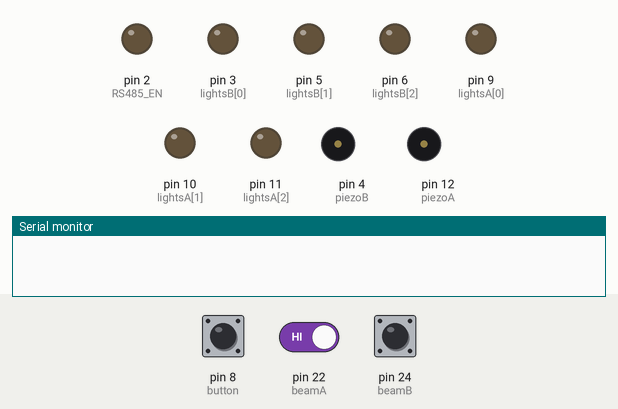
Bench run of a sketch on a simulated Arduino Mega 2560, built with avr-gcc and run on an emulated ATmega2560. Parts: output pins drawn as LEDs (lit = HIGH), buzzer (waves = sounding, pin HIGH), the last lines printed to the serial monitor. Dashed ring = blinking. The test bench sets the inputs (shaded band); at power-on: pin 8 (button) HIGH, pin 22 (beamA) HIGH, pin 24 (beamB) HIGH.

Above: at 1.2 s.
1.3 s: pin 8 (button) pulled LOW for 0.15 s
At 3.55 s:
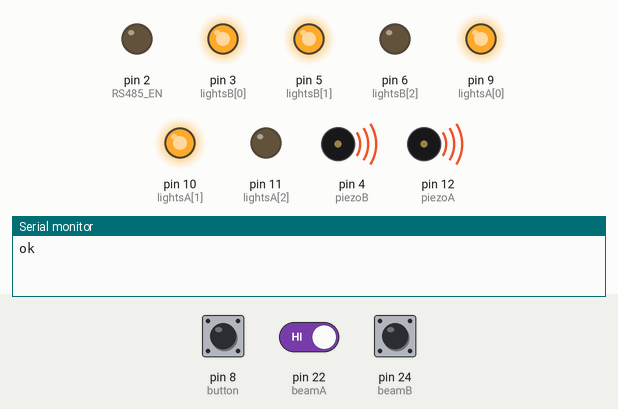
At 4.1 s:
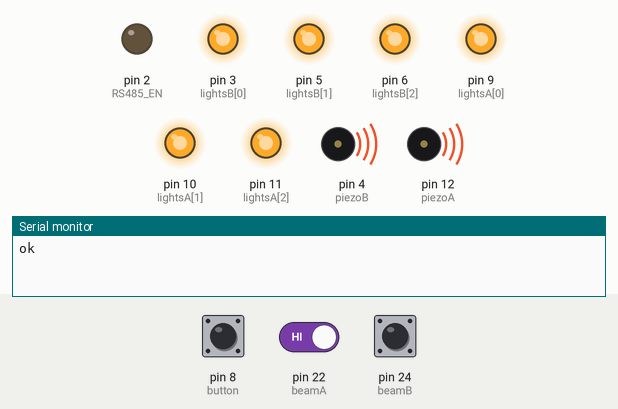
4.3 s: pin 8 (button) driven LOW and pin 22 (beamA) driven LOW
7.3 s: pin 22 (beamA) driven HIGH
10.3 s: pin 22 (beamA) driven LOW
13.3 s: pin 24 (beamB) pulled LOW for 1 s
At 15.56 s:
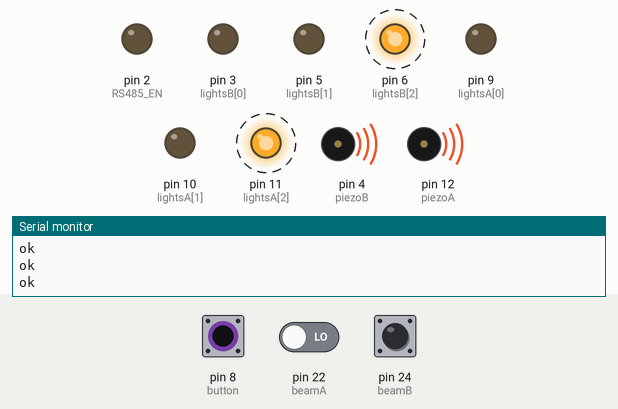
16.3 s: pin 8 (button) driven HIGH
At 16.3 s:
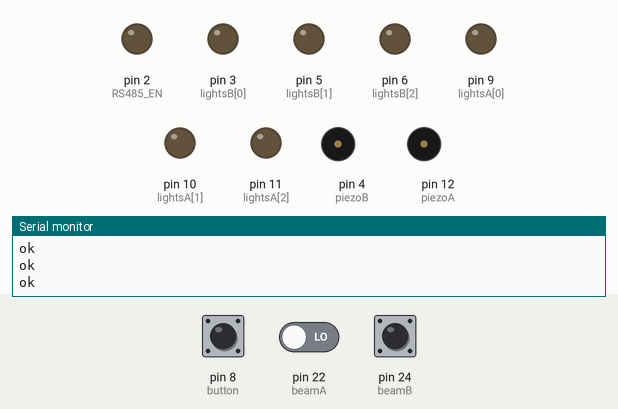
Timing chart, 0 to 18.8 s (numbered marks = the images above; inputs shaded):
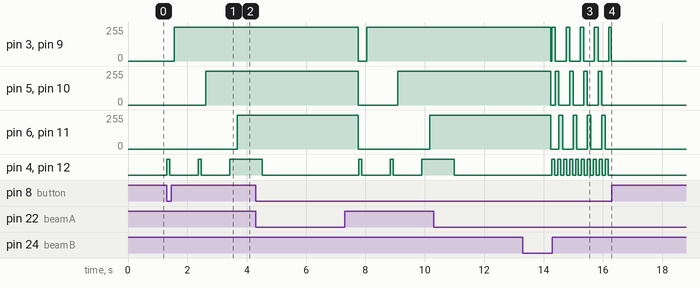

Measured:
- after the input at 1.3 s, pin 3 (lightsB[0]), pin 9 (lightsA[0]): 0/255 → 254/255 after 0.26 s; pin 5 (lightsB[1]), pin 10 (lightsA[1]): 0/255 → 254/255 after 1.3 s; pin 6 (lightsB[2]), pin 11 (lightsA[2]): 0/255 → 254/255 after 2.4 s; pin 4 (piezoB), pin 12 (piezoA): alternates HIGH for 0.10 s and LOW for 0.96 s, starting at once
- after the input at 13.3 s, pin 3 (lightsB[0]), pin 5 (lightsB[1]), pin 6 (lightsB[2]), pin 9 (lightsA[0]), pin 10 (lightsA[1]), pin 11 (lightsA[2]): stays 254/255 (without the input it goes to 60/255 after 0.88 s)
- after the input at 16.3 s, pin 3 (lightsB[0]): stays 0/255 (without the input it goes to 254/255 after 0.29 s); pin 5 (lightsB[1]): stays 0/255 (without the input it goes to 254/255 after 1.3 s)

The sketch:

fw1.1.ino
```cpp
/*
 Martin Pihrt a David Netušil ©2025
 FW: 1.1 11.12.2025
 Dva semafory + laserové brány + false-start logic
*/

// ============================================================================
// CONFIG
// ============================================================================
const int lightsA[] = {9, 10, 11};    // Semafor A (pwm pins)
const int piezoA     = 12;
const int beamA      = 22;

const int lightsB[] = {3, 5, 6};      // Semafor B (pwm pins)
const int piezoB     = 4;
const int beamB      = 24;

const int lightCount = 3;

const int RS485_EN = 2;
const int button = 8;

// Fade maximálně 100 ms
int fadeInTime  = 100;
int fadeOutTime = 100;

int stepTime    = 800;    // pauza mezi světly
int holdTime    = 3000;   // po všech světlech

int beepShort   = 100;
int beepLong    = 1100;

// false-start varování
int warnDurationMs = 2000;     // 2 sekundy varování
int warnBeepOnMs   = 100;      // 100ms ON
int warnBeepOffMs  = 100;      // 100ms OFF
int warnStepMs     = 120;      // chase step per LED (ms)

// LOGIKA LASER BÁNE (konfigurovatelně)
bool laserActiveLow = true;   // true  -> LOW znamená přerušení paprsku
bool laserActiveHigh = false; // true  -> HIGH znamená přerušení paprsku
bool useInternalPullup = true; // true => pinMode(INPUT_PULLUP) pro brány

const int BAUD  = 9600;
//bool DEBUG = true;
bool DEBUG = false;

// ============================================================================
// GLOBALS
// ============================================================================
unsigned long now;
bool okSent = false; // zda byl poslán celkový "ok\n" (po dokončení obou semaforů)

// forward
void rs485Send(String msg);

// ============================================================================
// HELPER: beam check (konfigurovatelná logika)
// ============================================================================
bool isBeamBrokenRaw(int pin) {
  int v = digitalRead(pin);
  if (laserActiveLow)  return (v == LOW);
  if (laserActiveHigh) return (v == HIGH);
  return false;
}

// ============================================================================
// TRAFFIC LIGHT CLASS
// ============================================================================
struct TrafficLight {
  // pins
  const int* leds; // pointer to array of three leds
  int piezo;
  int beamPin;
  int id; // 0 or 1 for logging

  // state machine
  enum State { IDLE, FADE_IN, STEP_WAIT, HOLD, FADE_OUT, FALSE_START } state;
  unsigned long stateTimer;
  unsigned long fadeTimer;
  int fadeLevel;
  int currentLED;
  bool fadeBeepStarted;

  // beep (per-light)
  bool beepActive;
  unsigned long beepEnd;

  // false-start warning
  bool warnActive;
  unsigned long warnEnd;
  unsigned long warnTick;
  int warnPhase; // 0.. for chase index or beep toggling

  // completion marker (long tone started)
  bool completedLong;

  bool finishedForOk;   // nový flag pro OK (zelená NEBO chyba)

  // constructor-like init
  void init(const int* l, int p, int b, int _id) {
    leds = l; piezo = p; beamPin = b; id = _id;
    state = IDLE;
    stateTimer = fadeTimer = 0;
    fadeLevel = 0;
    currentLED = 0;
    fadeBeepStarted = false;
    beepActive = false;
    beepEnd = 0;
    warnActive = false;
    warnEnd = 0;
    warnTick = 0;
    warnPhase = 0;
    completedLong = false;
    finishedForOk = false;
  }

  void resetOutputs() {
    for (int i = 0; i < lightCount; i++) analogWrite(leds[i], 0);
    digitalWrite(piezo, LOW);
  }

  void start() {
    if (state != IDLE) return;
    state = FADE_IN;
    currentLED = 0;
    fadeLevel = 0;
    fadeTimer = now;
    fadeBeepStarted = false;
    completedLong = false;
    finishedForOk = false;
    if (DEBUG) {
      Serial.print(F("[TL] start semafor ")); Serial.println(id);
    }
  }

  void triggerFalseStart() {
    finishedForOk = true;   // false start = semafor hotový pro účely OK
    // přejít do warn režimu
    state = FALSE_START;
    warnActive = true;
    warnEnd = now + (unsigned long)warnDurationMs;
    warnTick = now;
    warnPhase = 0;
    beepActive = false;
    digitalWrite(piezo, LOW);
    // vypnout všechny LED, budou řízeny během warnu
    for (int i = 0; i < lightCount; i++) analogWrite(leds[i], 0);
    if (DEBUG) {
      Serial.print(F("[TL] FALSE START semafor ")); Serial.println(id);
    }
  }

  void startBeep(int duration) {
    digitalWrite(piezo, HIGH);
    beepActive = true;
    beepEnd = now + duration;
    if (DEBUG) {
      Serial.print(F("[TL] BEEP start id=")); Serial.print(id);
      Serial.print(F(" dur=")); Serial.println(duration);
    }
  }

  void stopBeep() {
    digitalWrite(piezo, LOW);
    beepActive = false;
  }

  // fade in single LED step (non-blocking)
  void fadeInStep() {
    int interval = max(1, fadeInTime / 255);
    if (now - fadeTimer >= interval) {
      fadeTimer = now;
      analogWrite(leds[currentLED], fadeLevel);
      fadeLevel++;
      if (fadeLevel > 255) fadeLevel = 255;
    }
  }

  bool fadeInDone() {
    return (fadeLevel >= 255);
  }

  // fade out all LEDs together
  void fadeOutAllStep() {
    int interval = max(1, fadeOutTime / 255);
    if (now - fadeTimer >= interval) {
      fadeTimer = now;
      fadeLevel--;
      if (fadeLevel < 0) fadeLevel = 0;
      for (int i = 0; i < lightCount; i++)
        analogWrite(leds[i], fadeLevel);
    }
  }

  bool fadeOutDone() {
    return (fadeLevel <= 0);
  }

  // update per-loop
  void update() {
    // handle beeper (short/long tones outside warn)
    if (beepActive && now >= beepEnd) {
      stopBeep();
      if (DEBUG) { Serial.print(F("[TL] beep ended id=")); Serial.println(id); }
    }

    // read beam only when needed: if semafor is running and not yet completedLong and not in false-start
    bool beamBroken = false;

    if (state != IDLE && state != FALSE_START) {
      if (!completedLong) {                     // před zelenou → false start
        if (isBeamBrokenRaw(beamPin)) {
            triggerFalseStart();
            return;
        }
      }
      // completedLong == true  → už se neřeší žádná chyba
    }

    switch (state) {
      case IDLE:
        // nothing
        break;

      case FADE_IN:
        if (!fadeBeepStarted) {
          // při posledním LED použijeme dlouhý tón
          if (currentLED == lightCount - 1) {
            startBeep(beepLong);
            // mark completedLong when long beep started
            completedLong = true;
            finishedForOk = true;   // počítá se jako hotový
            if (DEBUG) { Serial.print(F("[TL] long beep started id=")); Serial.println(id); }
          } else {
            startBeep(beepShort);
          }
          fadeBeepStarted = true;
          if (DEBUG) { Serial.print(F("[FSM] FADE_IN LED ")); Serial.print(currentLED); Serial.print(F(" id=")); Serial.println(id); }
        }
        fadeInStep();
        if (fadeInDone()) {
          state = STEP_WAIT;
          stateTimer = now;
          fadeLevel = 0;
          if (DEBUG) { Serial.print(F("[FSM] FADE_IN DONE id=")); Serial.println(id); }
        }
        break;

      case STEP_WAIT:
        if (now - stateTimer >= (unsigned long)stepTime) {
          currentLED++;
          if (currentLED >= lightCount) {
            state = HOLD;
            stateTimer = now;
            if (DEBUG) { Serial.print(F("[FSM] HOLD id=")); Serial.println(id); }
          } else {
            state = FADE_IN;
            fadeTimer = now;
            fadeBeepStarted = false;
            if (DEBUG) { Serial.print(F("[FSM] NEXT LED id=")); Serial.print(id); Serial.print(F(" LED=")); Serial.println(currentLED); }
          }
        }
        break;

      case HOLD:
        if (now - stateTimer >= (unsigned long)holdTime) {
          state = FADE_OUT;
          fadeLevel = 255;
          fadeTimer = now;
          if (DEBUG) { Serial.print(F("[FSM] FADE_OUT id=")); Serial.println(id); }
        }
        break;

      case FADE_OUT:
        fadeOutAllStep();
        if (fadeOutDone()) {
          state = IDLE;
          if (DEBUG) { Serial.print(F("[FSM] DONE id=")); Serial.println(id); }
          resetOutputs();
        }
        break;

      case FALSE_START:
        // warnActive: do chase + beep toggling for warnDurationMs
        if (warnActive) {
          // beep toggling: 100ms ON / 100ms OFF
          if (now - warnTick >= (unsigned long)(warnBeepOnMs + warnBeepOffMs)) {
            warnTick = now;
            // nothing else
          }
          // manage beep ON/OFF within the period
          unsigned long t = (now - (warnEnd - warnDurationMs)); // elapsed since warn start
          unsigned long cycle = warnBeepOnMs + warnBeepOffMs;
          if ((t % cycle) < (unsigned long)warnBeepOnMs) digitalWrite(piezo, HIGH);
          else digitalWrite(piezo, LOW);

          // chase LED effect: iterate LEDs quickly
          // compute step index by time
          unsigned long elapsed = warnEnd - now;
          // simpler: use elapsed from start
          unsigned long elapsedFromStart = (warnDurationMs - (warnEnd - now));
          int step = (elapsedFromStart / warnStepMs) % (lightCount + 1); // extra step = all off
          for (int i = 0; i < lightCount; i++) {
            if (step < lightCount) {
              // light only the step-th led
              analogWrite(leds[i], (i == step) ? 255 : 0);
            } else {
              // all off
              analogWrite(leds[i], 0);
            }
          }

          // end of warn
          if (now >= warnEnd) {
            warnActive = false;
            digitalWrite(piezo, LOW);
            for (int i = 0; i < lightCount; i++) analogWrite(leds[i], 0);
            state = IDLE;
            if (DEBUG) { Serial.print(F("[TL] FALSE START END id=")); Serial.println(id); }
          }
        } else {
          // shouldn't happen, but reset to IDLE
          digitalWrite(piezo, LOW);
          for (int i = 0; i < lightCount; i++) analogWrite(leds[i], 0);
          state = IDLE;
        }
        break;
    } // switch
  } // update()
}; // struct

// ============================================================================
// INSTANCES
// ============================================================================
TrafficLight tlA, tlB;

// ============================================================================
// RS485 SEND
// ============================================================================
void rs485Send(String msg) {
  if (DEBUG) { Serial.print(F("[RS485] TX -> ")); Serial.println(msg); }
  digitalWrite(RS485_EN, HIGH);
  delayMicroseconds(40);
  Serial1.print(msg);
  Serial1.flush();
  delayMicroseconds(40);
  digitalWrite(RS485_EN, LOW);
}

// ============================================================================
// UART HANDLING (non-blocking)
// ============================================================================
String rx0 = "";
String rx1 = "";

void handleUART() {
  // UART0
  while (Serial.available()) {
    char c = Serial.read();
    if (c == '\n') {
      rx0.trim();
      if (DEBUG) { Serial.print(F("[UART0] RX: ")); Serial.println(rx0); }
      if (rx0.equalsIgnoreCase("start")) {
        if (DEBUG) Serial.println(F("[FSM] START via UART0"));
        // start both semaphores
        tlA.start();
        tlB.start();
        okSent = false; // reset ok flag
      }
      rx0 = "";
    } else rx0 += c;
  }

  // UART1
  while (Serial1.available()) {
    char c = Serial1.read();
    if (c == '\n') {
      rx1.trim();
      if (DEBUG) { Serial.print(F("[UART1] RX: ")); Serial.println(rx1); }
      if (rx1.equalsIgnoreCase("start")) {
        if (DEBUG) Serial.println(F("[FSM] START via RS485"));
        tlA.start();
        tlB.start();
        okSent = false;
      }
      rx1 = "";
    } else rx1 += c;
  }
}

// ============================================================================
// BUTTON HANDLING (with debounce)
// ============================================================================
unsigned long lastButton = 0;
const int debounce = 50;

void handleSwitch() {
  if (digitalRead(button) == LOW) {
    if (now - lastButton > debounce) {
      if (DEBUG) Serial.println(F("[BUTTON] Manual START"));
      tlA.start();
      tlB.start();
      okSent = false;
      lastButton = now;
    }
  }
}

// ============================================================================
// SETUP
// ============================================================================
void setup() {
  Serial.begin(BAUD);
  Serial1.begin(BAUD);

  pinMode(RS485_EN, OUTPUT);
  digitalWrite(RS485_EN, LOW);

  pinMode(piezoA, OUTPUT);
  pinMode(piezoB, OUTPUT);
  pinMode(button, INPUT_PULLUP);

  // beams
  if (useInternalPullup) {
    pinMode(beamA, INPUT_PULLUP);
    pinMode(beamB, INPUT_PULLUP);
  } else {
    pinMode(beamA, INPUT);
    pinMode(beamB, INPUT);
  }

  // leds set to 0
  for (int i = 0; i < lightCount; i++) {
    analogWrite(lightsA[i], 0);
    analogWrite(lightsB[i], 0);
  }

  // init traffic lights
  tlA.init(lightsA, piezoA, beamA, 0);
  tlB.init(lightsB, piezoB, beamB, 1);

  if (DEBUG) Serial.println(F("[BOOT] READY"));
}

// ============================================================================
// MAIN LOOP
// ============================================================================
void loop() {
  now = millis();

  handleUART();

  // update both semafory
  tlA.update();
  tlB.update();

  // handle button (start)
  handleSwitch();

  // send global OK once when both semaphores started their long beep (completedLong)
  if (!okSent && tlA.finishedForOk && tlB.finishedForOk){
    okSent = true;
    // send single OK over RS485 and USB
    rs485Send("ok\n");
    Serial.println(F("ok"));
    if (DEBUG) Serial.println(F("[GLOBAL] Sent OK for both semaphores"));
  }
}
```
